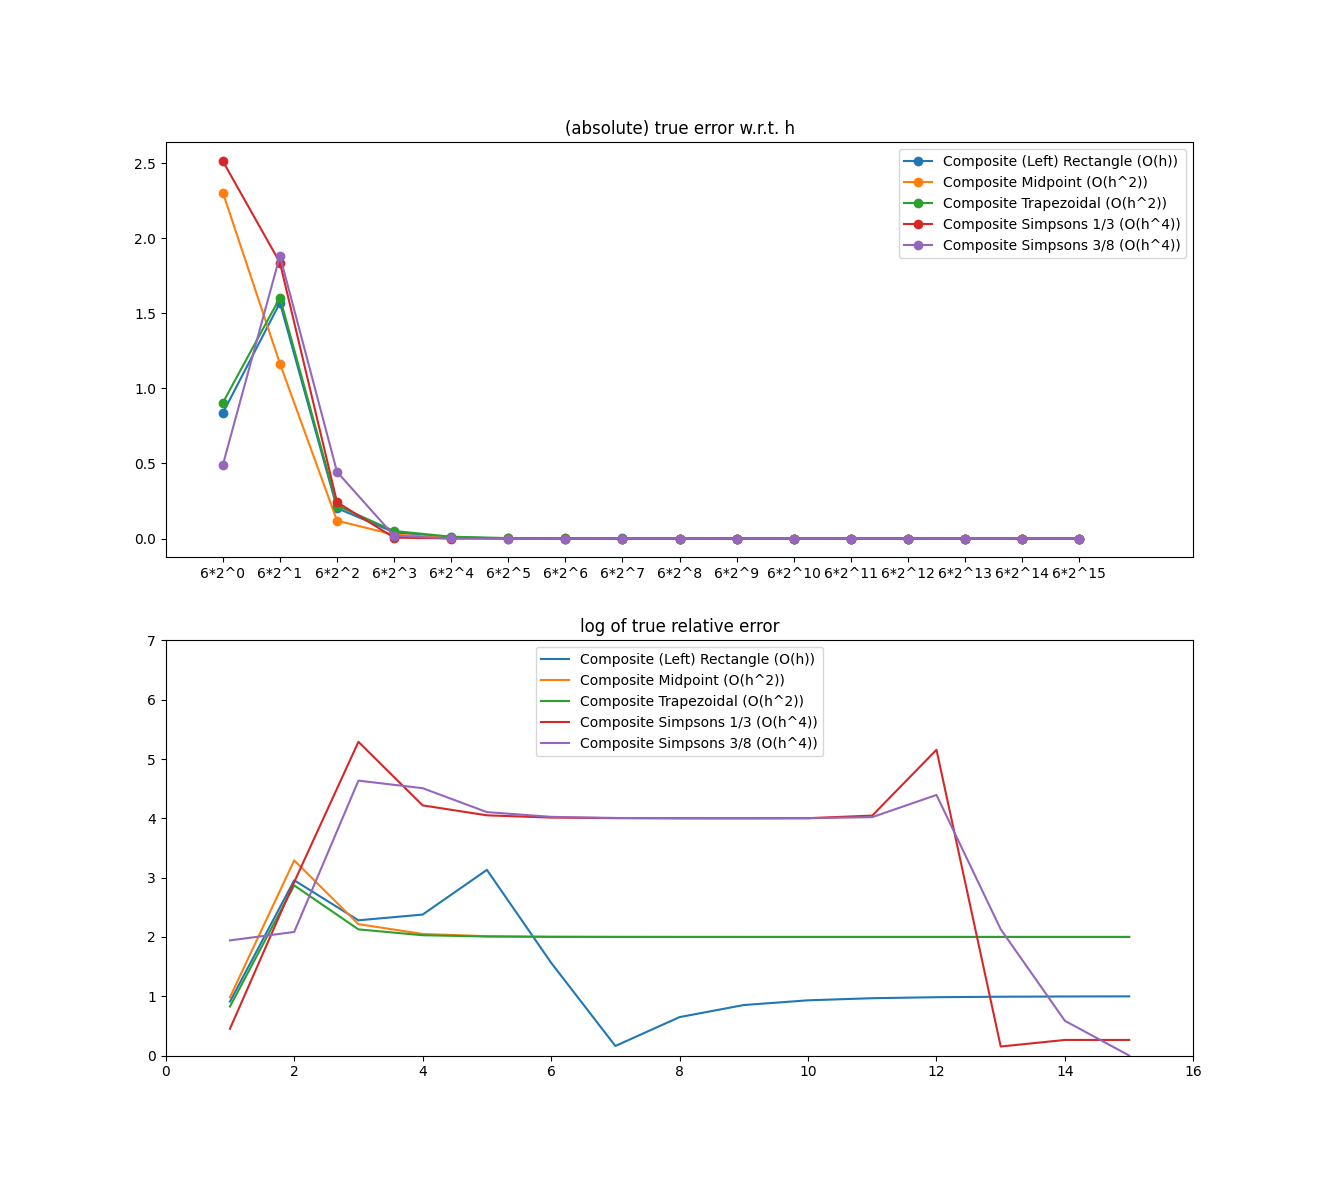

Write the Python code that produced this figure.
import numpy as np
import matplotlib.pyplot as plt
from hw2_int import *
#from hw2_int_done import *

def f(x):
    return np.exp(-0.1*x)*np.sin(3*x) + 1

a = 0
b = 20
true_val = 20.3763385576651

powers = np.arange(0,16)

n = len(powers)

Ns = 6*np.power(2, powers)

def convert_data(x):
    return np.abs(np.log(x[1:]/x[:-1])/np.log(2))

data = np.array([   np.abs(true_val - composite_rectangle_left(f, a, b, Ns)),
                    np.abs(true_val - composite_midpoint(f, a, b, Ns)),
                    np.abs(true_val - composite_trapezoidal(f, a, b, Ns)),
                    np.abs(true_val - composite_Simpson_1_3rd(f, a, b, Ns)),
                    np.abs(true_val - composite_Simpson_3_8th(f, a, b, Ns))])

labels = [  'Composite (Left) Rectangle (O(h))',
            'Composite Midpoint (O(h^2))',
            'Composite Trapezoidal (O(h^2))',
            'Composite Simpson''s 1/3 (O(h^4))',
            'Composite Simpson''s 3/8 (O(h^4))']

#xticks = []
#for i in range(n):
#    xticks.append(f'6*2^{powers[i]}')

fig,ax = plt.subplots(2,1)
# plot (absolute) true error with respect to h
hsteps = np.arange(1,n+1)
xtick_labels = map(lambda x:f'6*2^{x}', powers)
ax[0].set_title('(absolute) true error w.r.t. h')
ax[0].set_xlim(0,n+2)
ax[0].set_xticks(ticks=hsteps, labels=xtick_labels)
ax[0].plot(hsteps, data.T, 'o-', label=labels)
ax[0].legend()

# plot the log of true relative error (log2(e_{i+1}/e_i))
# where e_i := true error for the step size 2^(-i)
hsteps = np.arange(1,n)
ax[1].set_title('log of true relative error')
ax[1].set_xlim(0,n)
ax[1].set_ylim(0,7)
dd = convert_data(data.T)
ax[1].plot(hsteps, convert_data(data.T), label=labels)
ax[1].legend()

plt.show()
